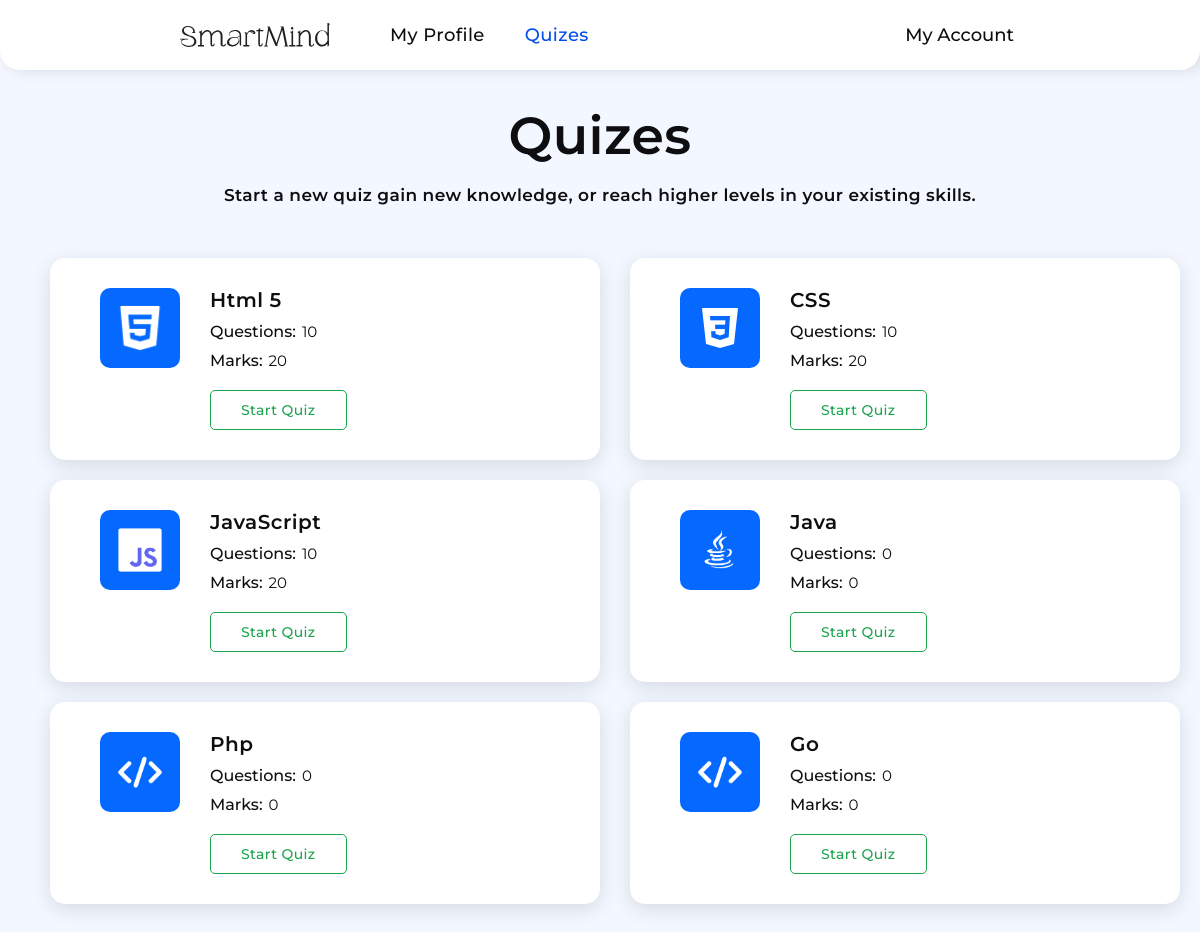
Before: /user/quizes.php (signed in) with the older database file.
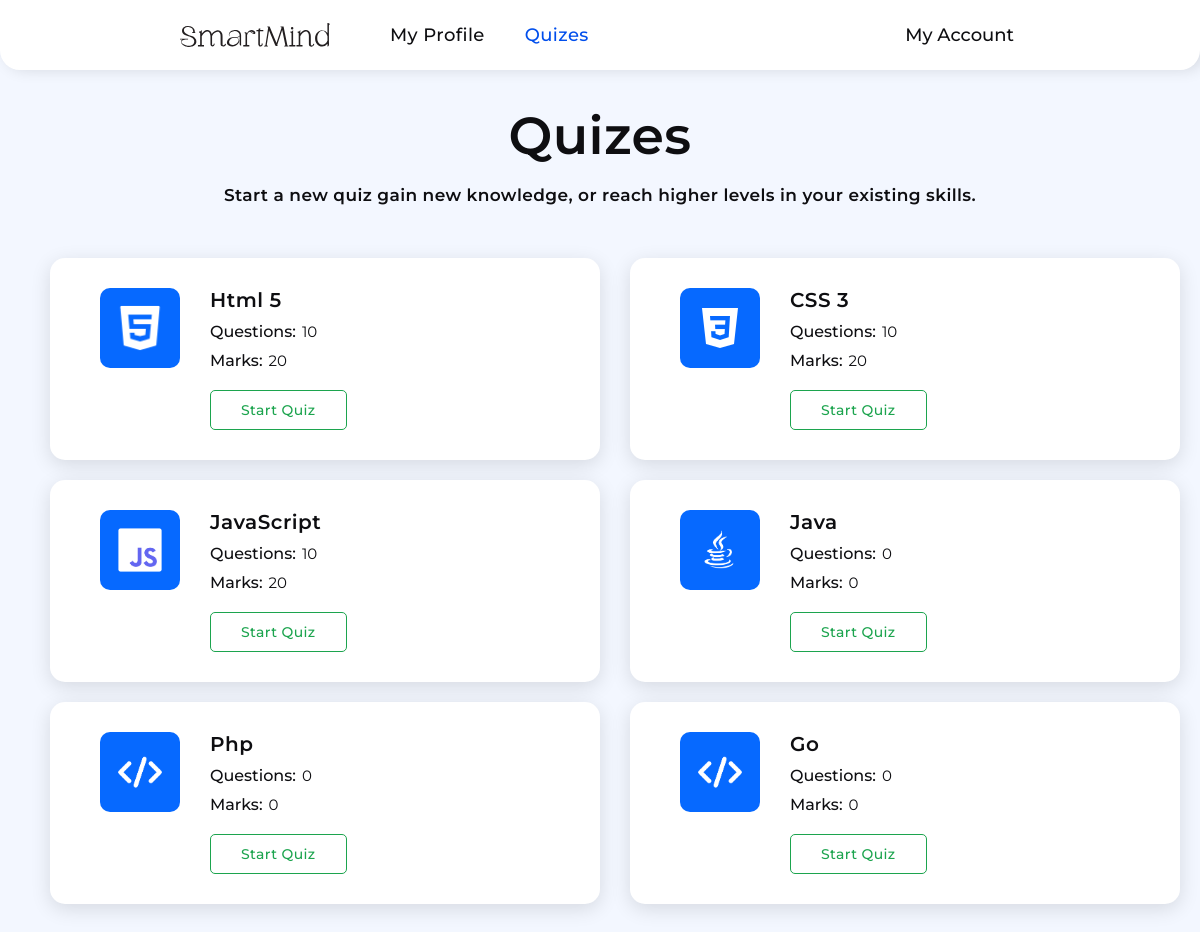
After: the same page with the newer database file.
### tables this page shows
CREATE TABLE `quiz_topics` (
  `topic_id` int(11) NOT NULL,
  `topicUniqueId` varchar(50) NOT NULL,
  `langImages` varchar(255) NOT NULL,
  `topic_name` varchar(255) NOT NULL,
  `questions` varchar(100) NOT NULL,
  `marks` varchar(50) NOT NULL,
  `quiz_time` varchar(50) NOT NULL
);

### user/quizes.php (the view, shortened to what this page needs)
<?php
include "../assets/php/connection.php";
if (!empty($_SESSION['studentId'])) {
  $selectQuizes = mysqli_query($connection, "SELECT * FROM `quiz_topics`");
} else {
  header("Location: ../login.php");
}
?>
<!DOCTYPE html>
<html lang="en">
<head>
  <link rel="stylesheet" href="../assets/css/quizes.css" />
  <link rel="stylesheet" href="https://cdn-uicons.flaticon.com/2.1.0/uicons-regular-rounded/css/uicons-regular-rounded.css" />
  <link rel="stylesheet" href="https://cdn-uicons.flaticon.com/2.1.0/uicons-thin-straight/css/uicons-thin-straight.css" />
</head>
<body>
  <header class="header">
    <div class="left-side">
      <div class="logo">
        <img src="../assets/images/Logo.svg" alt="logo" />
      </div>
      <nav class="navbar">
        <ul>
          <li><a href="./profile.php">My Profile</a></li>
          <li class="active"><a href="./quizes">Quizes</a></li>
        </ul>
      </nav>
    </div>
    <div class="right-side">
      <div class="user">
        <span>My Account <i class="fi fi-rr-angle-small-down"></i></span>
      </div>
    </div>
  </header>
  <section class="quizes-section">
    <div class="container">
      <div class="heading">
        <h1>Quizes</h1>
        <p>Start a new quiz gain new knowledge, or reach higher levels in your existing skills.</p>
      </div>
      <div class="quiz-card-container">
        <?php
        if (mysqli_num_rows($selectQuizes) > 0) {
          while ($fetchQuizes = mysqli_fetch_assoc($selectQuizes)) {
        ?>
            <div class="quiz-card">
              <div class="quiz-lang-img">
                <div class="img">
                  <?php
                  if (!empty($fetchQuizes["langImages"])) {
                  ?>
                    <img src="../assets/languageImages/<?php echo $fetchQuizes["langImages"]; ?>" alt="quiz-lang-image">
                  <?php
                  } else {
                  ?>
                    <img src="../assets/images/default-lang-image.png" alt="default-lang-iamge">
                  <?php
                  }
                  ?>
                </div>
              </div>
              <div class="quiz-info-wrapper">
                <div class="quiz-info-item">
                  <h5><?php echo $fetchQuizes["topic_name"]; ?></h5>
                </div>
                <div class="quiz-info-item">
                  <span class="quiz-info-item-label">Questions: </span>
                  <span class="quiz-info-item-value">
                    <?php
                    if (empty($fetchQuizes["questions"])) {
                      echo "0";
                    } else {
                      echo $fetchQuizes["questions"];
                    }
                    ?>
                  </span>
                </div>
                <div class="quiz-info-item">
                  <span class="quiz-info-item-label">Marks: </span>
                  <span class="quiz-info-item-value">
                    <?php
                    if (empty($fetchQuizes["marks"])) {
                      echo "0";
                    } else {
                      echo $fetchQuizes["marks"];
                    }
                    ?>
                  </span>
                </div>
                <div class="quiz-info-item">
                  <a href="./quiz.php?topic=<?php echo $fetchQuizes["topicUniqueId"]; ?>">Start Quiz</a>
                </div>
              </div>
            </div>
          <?php
          }
        } else {
          ?>
          <h2>No Quizes</h2>
        <?php
        }
        ?>
      </div>
    </div>
  </section>
</body>
</html>

### assets/css/quizes.css (style rules this page uses)
* { margin: 0; padding: 0; box-sizing: border-box; font-family: "Montserrat", sans-serif; text-decoration: none; list-style: none; outline: none; }
:root { --bg-color: #f3f7ff; --border-color: #e3e7ea; --smart-mind-20: #ffffff; --smart-mind-50: #edf7ff; --smart-mind-100: #d6ecff; --smart-mind-200: #b5dfff; --smart-mind-300: #83ccff; --smart-mind-400: #48b0ff; --smart-mind-500: #1e8aff; --smart-mind-600: #0669ff; --smart-mind-700: #004eec; --smart-mind-800: #0841c5; --smart-mind-900: #0d3c9b; --smart-mind-950: #0e255d; --text-color: #0e0e11; }
html { font-size: 62.5%; scroll-behavior: smooth; }
body { width: 100%; height: 100vh; position: relative; }
.header { position: fixed; top: 0; width: 100%; height: 7rem; padding: 0 18rem; background-color: var(--smart-mind-20); border-radius: 0 0 2rem 2rem; box-shadow: 5px 0 15px rgba(0, 0, 0, 0.12); display: flex; align-items: center; justify-content: space-between; transition: 0.2s ease-in-out; z-index: 999; }
.header .left-side, .navbar, .navbar ul, .logo, .right-side, .right-side .user { height: 100%; display: flex; align-items: center; }
.left-side { gap: 6rem; }
.left-side .logo img { width: 15rem; }
.left-side .navbar ul { display: flex; align-items: center; gap: 4rem; }
.navbar ul li a { font-size: 1.8rem; font-weight: 500; letter-spacing: 0.4px; color: var(--text-color); transition: 0.2s ease-in-out; }
.navbar ul li.active a { color: var(--smart-mind-700); }
.user { position: relative; }
.user span { font-size: 1.8rem; font-weight: 500; color: var(--text-color); display: flex; align-items: center; gap: 0.6rem; cursor: pointer; transition: 0.2s ease-in-out; }
.quizes-section { width: 100%; background-color: var(--bg-color); padding: 7rem; display: flex; align-items: center; justify-content: center; }
.quizes-section .container { width: 90%; height: 100%; display: flex; flex-direction: column; align-items: center; }
.container .heading { width: 100%; display: flex; flex-direction: column; gap: 1rem; align-items: center; padding: 3rem; }
.heading h1 { font-size: 5.2rem; font-weight: 600; color: var(--text-color); line-height: 1.4; letter-spacing: 0.4px; }
.heading p { font-size: 1.7rem; font-weight: 600; line-height: 1.5; letter-spacing: 0.4px; color: var(--text-color); }
.container .quiz-card-container { width: 110rem; margin-top: 2rem; display: grid; grid-template-columns: repeat(2, 55rem); row-gap: 2rem; column-gap: 3rem; }
.quiz-card-container .quiz-card { padding: 3rem 5rem; background-color: var(--smart-mind-20); border-radius: 1.5rem; box-shadow: 0 0.5rem 2rem rgba(0, 0, 0, 0.12); display: flex; gap: 3rem; }
.quiz-card .quiz-lang-img { width: 8rem; height: 8rem; background-color: var(--smart-mind-600); border-radius: 1rem; display: flex; align-items: center; justify-content: center; }
.quiz-lang-img .img { width: 100%; height: 100%; display: flex; align-items: center; justify-content: center; }
.img img { width: 60%; height: 60%; border-radius: 1rem; }
.quiz-card .quiz-info-wrapper { display: flex; flex-direction: column; gap: 1rem; }
.quiz-info-wrapper .quiz-info-item { display: flex; align-items: center; gap: 0.6rem; }
.quiz-info-item h5 { font-size: 2rem; font-weight: 600; color: var(--text-color); letter-spacing: 0.5px; }
.quiz-info-item .quiz-info-item-label { font-size: 1.6rem; font-weight: 500; color: var(--text-color); }
.quiz-info-item .quiz-info-item-value { font-size: 1.5rem; font-weight: 400; color: var(--text-color); }
.quiz-info-item a { font-size: 1.4rem; font-weight: 500; letter-spacing: 0.4px; color: #1ca44e; margin-top: 1rem; padding: 1rem 3rem; border: 1px solid #1ca44e; border-radius: 5px; transition: 0.2s ease-in-out; }

Changed rows visible on the page:
changed quiz_topics: topic_name "CSS" → "CSS 3"
